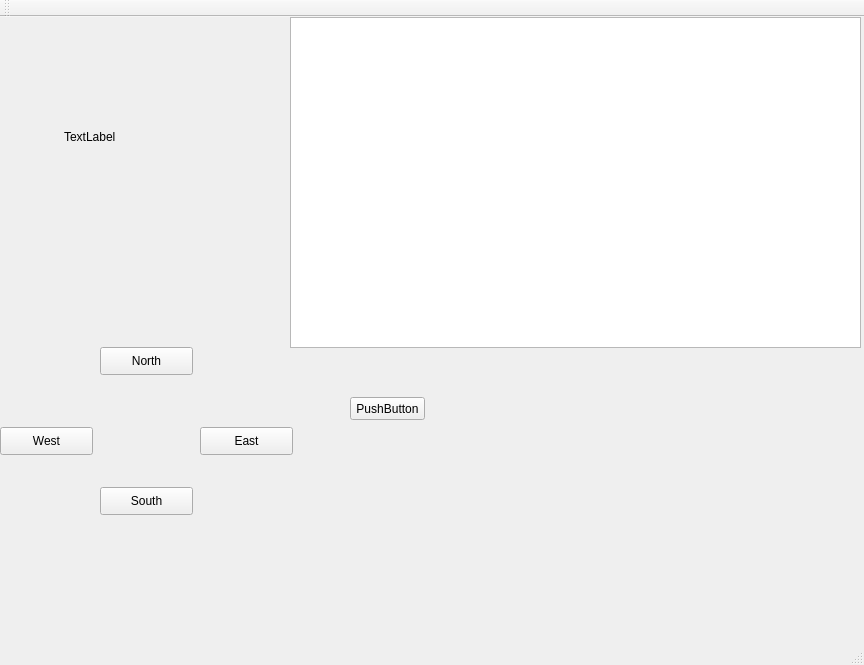
<?xml version="1.0" encoding="UTF-8"?>
<ui version="4.0">
 <class>MainWindow</class>
 <widget class="QMainWindow" name="MainWindow">
  <property name="geometry">
   <rect>
    <x>0</x>
    <y>0</y>
    <width>864</width>
    <height>665</height>
   </rect>
  </property>
  <property name="sizePolicy">
   <sizepolicy hsizetype="Fixed" vsizetype="Fixed">
    <horstretch>0</horstretch>
    <verstretch>0</verstretch>
   </sizepolicy>
  </property>
  <property name="minimumSize">
   <size>
    <width>864</width>
    <height>665</height>
   </size>
  </property>
  <property name="maximumSize">
   <size>
    <width>864</width>
    <height>665</height>
   </size>
  </property>
  <property name="windowTitle">
   <string>MainWindow</string>
  </property>
  <widget class="QWidget" name="centralWidget">
   <widget class="QPushButton" name="NorthBtn">
    <property name="geometry">
     <rect>
      <x>100</x>
      <y>330</y>
      <width>93</width>
      <height>28</height>
     </rect>
    </property>
    <property name="text">
     <string>North</string>
    </property>
   </widget>
   <widget class="QPushButton" name="EastBtn">
    <property name="geometry">
     <rect>
      <x>200</x>
      <y>410</y>
      <width>93</width>
      <height>28</height>
     </rect>
    </property>
    <property name="text">
     <string>East</string>
    </property>
   </widget>
   <widget class="QPushButton" name="WestBtn">
    <property name="geometry">
     <rect>
      <x>0</x>
      <y>410</y>
      <width>93</width>
      <height>28</height>
     </rect>
    </property>
    <property name="text">
     <string>West</string>
    </property>
   </widget>
   <widget class="QPushButton" name="SouthBtn">
    <property name="geometry">
     <rect>
      <x>100</x>
      <y>470</y>
      <width>93</width>
      <height>28</height>
     </rect>
    </property>
    <property name="text">
     <string>South</string>
    </property>
   </widget>
   <widget class="QLabel" name="label">
    <property name="geometry">
     <rect>
      <x>64</x>
      <y>110</y>
      <width>71</width>
      <height>20</height>
     </rect>
    </property>
    <property name="text">
     <string>TextLabel</string>
    </property>
   </widget>
   <widget class="QGraphicsView" name="layoutImage">
    <property name="geometry">
     <rect>
      <x>290</x>
      <y>0</y>
      <width>571</width>
      <height>331</height>
     </rect>
    </property>
    <property name="sizePolicy">
     <sizepolicy hsizetype="Fixed" vsizetype="Fixed">
      <horstretch>0</horstretch>
      <verstretch>0</verstretch>
     </sizepolicy>
    </property>
   </widget>
   <widget class="QPushButton" name="pushButton">
    <property name="geometry">
     <rect>
      <x>350</x>
      <y>380</y>
      <width>75</width>
      <height>23</height>
     </rect>
    </property>
    <property name="text">
     <string>PushButton</string>
    </property>
   </widget>
   <zorder>layoutImage</zorder>
   <zorder>NorthBtn</zorder>
   <zorder>EastBtn</zorder>
   <zorder>WestBtn</zorder>
   <zorder>SouthBtn</zorder>
   <zorder>label</zorder>
   <zorder>pushButton</zorder>
  </widget>
  <widget class="QToolBar" name="mainToolBar">
   <property name="sizePolicy">
    <sizepolicy hsizetype="Fixed" vsizetype="Fixed">
     <horstretch>0</horstretch>
     <verstretch>0</verstretch>
    </sizepolicy>
   </property>
   <attribute name="toolBarArea">
    <enum>TopToolBarArea</enum>
   </attribute>
   <attribute name="toolBarBreak">
    <bool>false</bool>
   </attribute>
  </widget>
  <widget class="QStatusBar" name="statusBar"/>
 </widget>
 <layoutdefault spacing="6" margin="11"/>
 <resources/>
 <connections/>
</ui>
